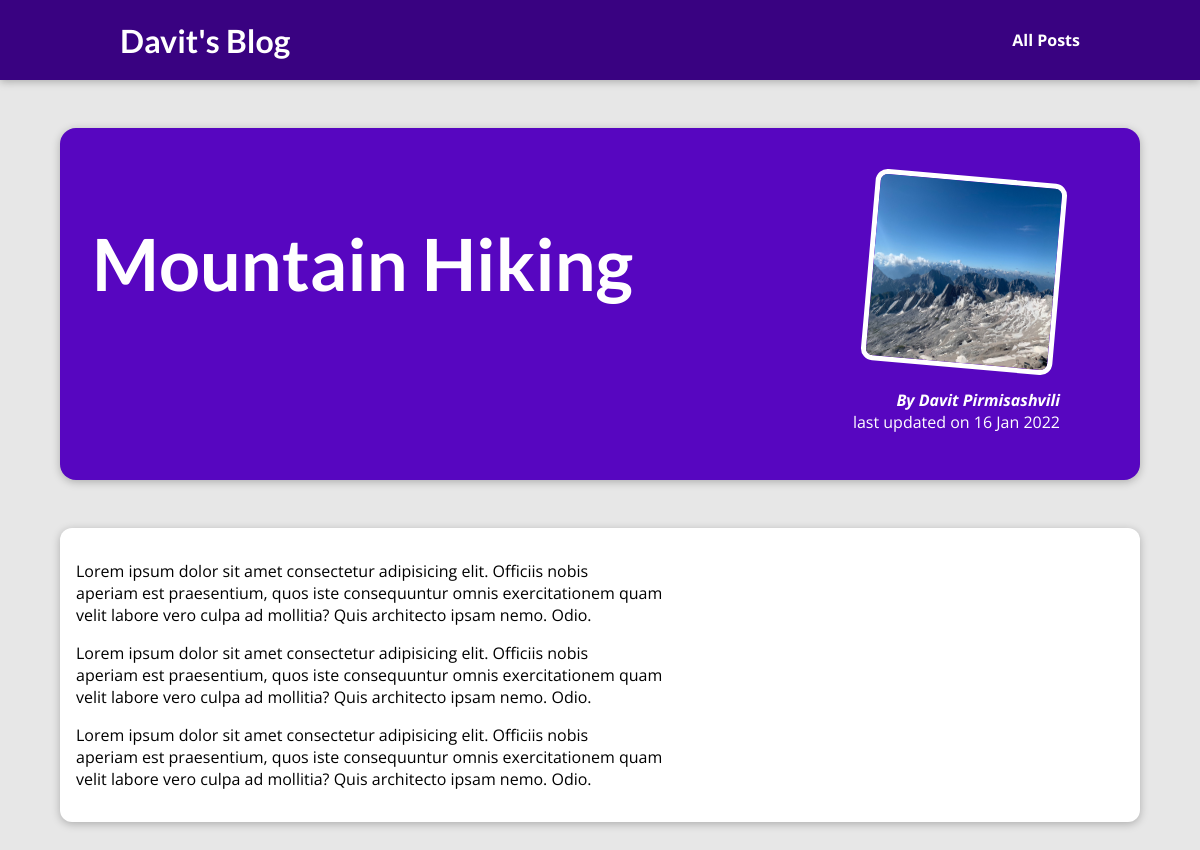
The page /posts/hike-in-the-mountains on the database its author committed.
### blog/models.py (models this page shows)
class Post(models.Model):
    title = models.CharField(max_length=80)
    excerpt = models.CharField(max_length=200)
    image_name = models.CharField(max_length=100)
    date = models.DateField(auto_now=True)
    slug = models.SlugField(unique=True)
    content = models.TextField(validators=[MinLengthValidator(10)])
    author = models.ForeignKey(
        Author,  on_delete=models.CASCADE, related_name="posts")
    tags = models.ManyToManyField(Tag)

class Author(models.Model):
    first_name = models.CharField(max_length=100)
    last_name = models.CharField(max_length=100)
    email_address = models.EmailField()
    def __str__(self):
        return f"{self.first_name} {self.last_name}"

### blog/views.py (the view)
# urls.py: path('posts/<slug:slug>', views.post_detail, name="post-detail")
def post_detail(request, slug):
    identified_post = get_object_or_404(Post, slug=slug)
    return render(request, 'blog/post-detail.html', {
        "post": identified_post
    })

### blog/templates/blog/post-detail.html (shortened to what this page needs)
{% extends 'base.html' %}
{% load static %}
{% block css_files %}
<link rel="stylesheet" href="{% static 'blog/post-detail.css' %}">
{% endblock css_files %}
{% block content %}
<section id="summary">
    <h2>{{ post.title }}</h2>
    <article>
        <img src="{% static 'blog/images/'|add:post.image_name %}" alt={{post.title}}>
        <address>
            By {{ post.author }}
        </address>
        <div>
            last updated on <span>{{ post.date|date:"d M Y" }}</span>
        </div>
    </article>
</section>
<main>
    {{ post.content|linebreaks }}
</main>
{% endblock content %}

### static/app.css (style rules this page uses)
* { box-sizing: border-box; }
html { font-family: 'Open Sans', 'Lato', sans-serif; }
body { margin: 0; }
h1, h2, h3 { font-family: 'Lato', sans-serif; font-weight: bold; }

### blog/static/blog/post-detail.css (style rules this page uses)
body { background-color: #e7e7e7; }
#summary { margin: 8rem auto 3rem auto; padding: 2rem; width: 90%; max-width: 90rem; border-radius: 16px; background-color: #5706c0; position: relative; box-shadow: 0 2px 8px rgba(0, 0, 0, 0.25); height: 22rem; }
#summary h2 { color: white; font-size: 4.5rem; }
#summary article { position: absolute; top: 2rem; right: 3rem; padding: 1rem 2rem; border-radius: 12px; text-align: right; color: white; }
#summary article img { width: 12rem; height: 12rem; border-radius: 12px; transform: rotateZ(5deg); border: 5px solid white; margin-bottom: 1rem; }
#summary address { font-weight: bold; }
main { width: 90%; max-width: 90rem; margin: 3rem auto; background-color: white; padding: 1rem; border-radius: 12px; box-shadow: 0 2px 8px rgba(0, 0, 0, 0.25); }

### rows shown on the page
Post: title "Mountain Hiking", image_name (picture), author "Davit Pirmisashvili", date "16 Jan 2022", content "Lorem ipsum dolor sit amet consectetur adipisicing elit. Officiis nobis aperiam est praesentium, quos iste consequuntur omnis exercitationem quam velit labore vero culpa ad mollitia? Quis architecto ipsam nemo. Odio. Lorem ipsum dolor sit amet consectetur adipisicing elit. Officiis nobis aperiam est praesentium, quos iste consequuntur omnis exercitationem quam velit labore vero culpa ad mollitia? Quis architecto ipsam nemo. Odio. Lorem ipsum dolor sit amet consectetur adipisicing elit. Officiis nobis aperiam est praesentium, quos iste consequuntur omnis exercitationem quam velit labore vero culpa ad mollitia? Quis architecto ipsam nemo. Odio."
